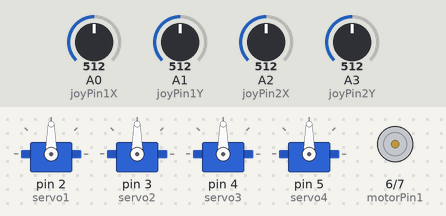
This sketch was run on a simulated Arduino Uno, built with avr-gcc and run on an emulated ATmega328P. Shown: 4 × servo, motor-driver pin pairs drawn as motors (green arrow = first pin HIGH = forward, orange = second pin HIGH = backward, longer = more drive). The test bench sets the inputs (shaded band); at power-on: A0 (joyPin1X) = 512, A1 (joyPin1Y) = 512, A2 (joyPin2X) = 512, A3 (joyPin2Y) = 512. What the sketch prints to the serial monitor is not drawn.

Above: at 1.2 s.
1.3 s: A0 (joyPin1X) set to 109
At 2.5 s:
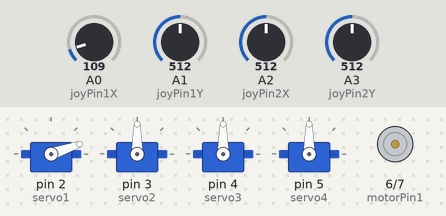
2.8 s: A0 (joyPin1X) set to 91
At 3.4 s:
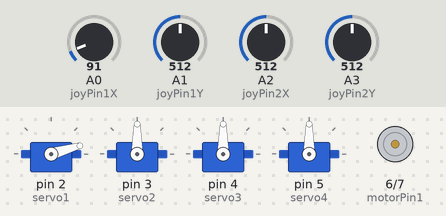
4.8 s: A1 (joyPin1Y) set to 111
At 6.0 s:
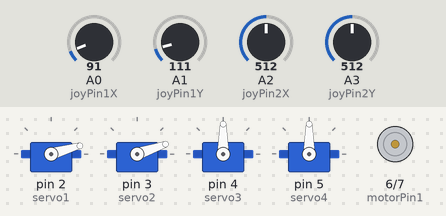
6.3 s: A1 (joyPin1Y) set to 91
At 7.3 s:
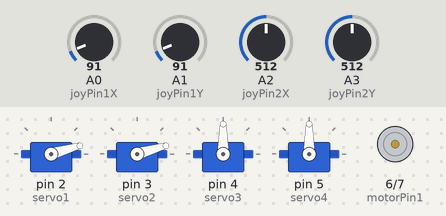
8.1 s: A2 (joyPin2X) set to 716
At 9.3 s:
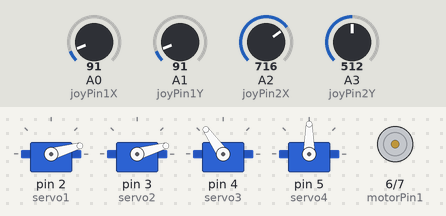
9.6 s: A3 (joyPin2Y) set to 716
At 10.5 s:
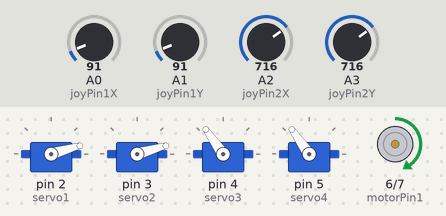
Timing chart, 0 to 12.1 s (numbered marks = the images above; inputs shaded):
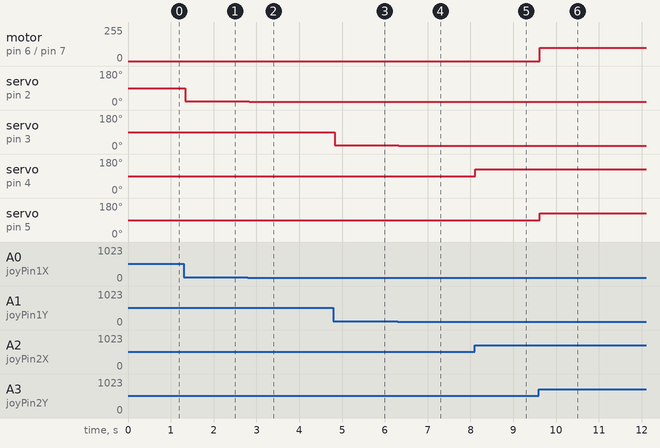

The sketch:

final.ino
```cpp
#include <Servo.h>
#include <SoftwareSerial.h>

// Define the servo objects
Servo servo1;
Servo servo2;
Servo servo3;
Servo servo4;

// Define the motor control pins
int motorPin1 = 6;
int motorPin2 = 7;

// Define the joystick input pins
int joyPin1X = A0;
int joyPin1Y = A1;
int joyPin2X = A2;
int joyPin2Y = A3;

// Variables to store joystick values
int joy1X, joy1Y, joy2X, joy2Y;

// Map joystick values to servo/motor control range
int servoMin = 0;
int servoMax = 180;
int motorMin = -255;
int motorMax = 255;

// Define the Bluetooth module
SoftwareSerial bluetoothSerial(2, 3); // RX, TX

void setup() {
  // Attach the servo objects to the corresponding pins
  servo1.attach(2);
  servo2.attach(3);
  servo3.attach(4);
  servo4.attach(5);

  // Set the motor control pins as outputs
  pinMode(motorPin1, OUTPUT);
  pinMode(motorPin2, OUTPUT);

  // Initialize the serial communication
  Serial.begin(9600);
  bluetoothSerial.begin(9600);
}

void loop() {
  // Read joystick values
  joy1X = analogRead(joyPin1X);
  joy1Y = analogRead(joyPin1Y);
  joy2X = analogRead(joyPin2X);
  joy2Y = analogRead(joyPin2Y);

  // Map joystick values to servo/motor control range
  int servo1Angle = map(joy1X, 0, 1023, servoMin, servoMax);
  int servo2Angle = map(joy1Y, 0, 1023, servoMin, servoMax);
  int servo3Angle = map(joy2X, 0, 1023, servoMin, servoMax);
  int servo4Angle = map(joy2Y, 0, 1023, servoMin, servoMax);
  int motorSpeed = map(joy2Y, 0, 1023, motorMin, motorMax);

  // Control the servo motors
  servo1.write(servo1Angle);
  servo2.write(servo2Angle);
  servo3.write(servo3Angle);
  servo4.write(servo4Angle);

  // Control the DC motor
  if (motorSpeed > 0) {
    analogWrite(motorPin1, motorSpeed);
    analogWrite(motorPin2, 0);
  } else if (motorSpeed < 0) {
    analogWrite(motorPin1, 0);
    analogWrite(motorPin2, -motorSpeed);
  } else {
    analogWrite(motorPin1, 0);
    analogWrite(motorPin2, 0);
  }

  // Print the joystick and servo/motor values
  Serial.print("Joystick 1 X: ");
  Serial.print(joy1X);
  Serial.print("  Y: ");
  Serial.print(joy1Y);
  Serial.print("  Joystick 2 X: ");
}
```

Measured:
- after the input at 1.3 s, servo on pin 2 (servo1): 90° → 19° at once
- after the input at 2.8 s, servo on pin 2 (servo1): 19° → 16° at once
- after the input at 4.8 s, servo on pin 3 (servo2): 90° → 19° at once
- after the input at 6.3 s, servo on pin 3 (servo2): 19° → 16° at once
- after the input at 8.1 s, servo on pin 4 (servo3): 90° → 125° at once
- after the input at 9.6 s, motor on pin 6 (motorPin1) / pin 7 (motorPin2): stopped → forward 101/255 at once; servo on pin 5 (servo4): 90° → 125° at once
